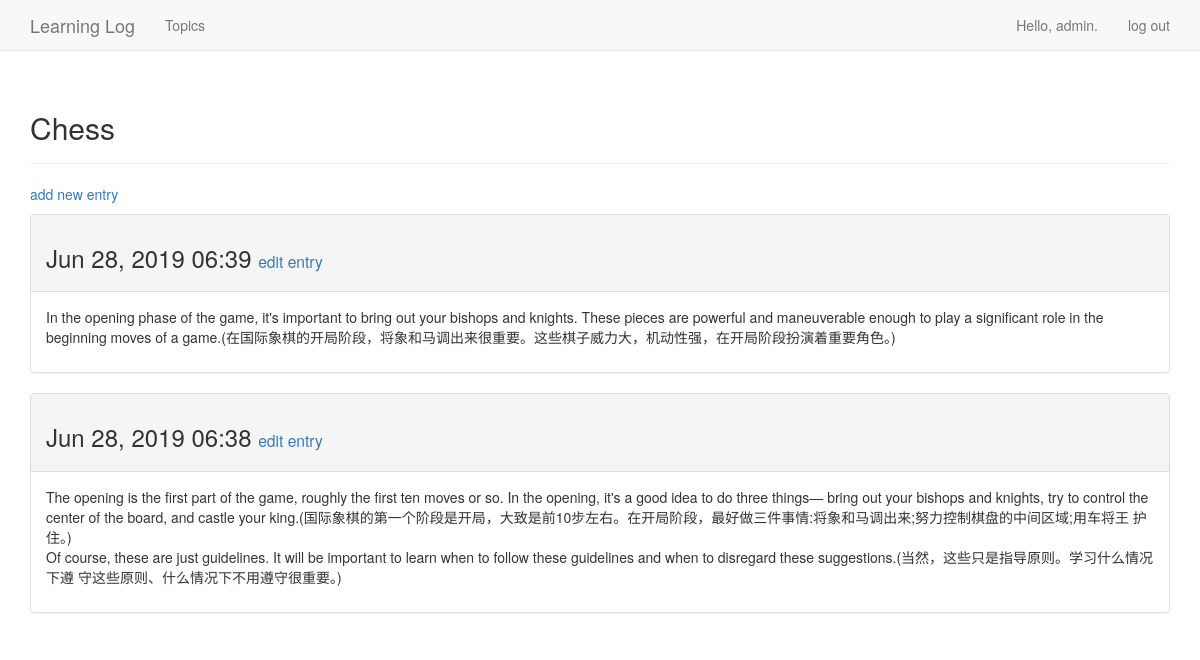
The page /topics/1/ (signed in) on the database its author committed.
### learning_logs/models.py (models this page shows, shortened)
class Topic(models.Model):
    text = models.CharField(max_length=200)
    date_added = models.DateTimeField(auto_now_add=True)
    owner = models.ForeignKey(User, on_delete=models.CASCADE)
    def __str__(self):
        return self.text

class Entry(models.Model):
    topic = models.ForeignKey(Topic, on_delete=models.CASCADE)
    text = models.TextField()
    date_added = models.DateTimeField(auto_now_add=True)
    class Meta:
        verbose_name_plural = 'entries'

### learning_logs/views.py (the view)
# urls.py: re_path('topics/(?P<topic_id>\d+)/', views.topic, name='topic'),
@login_required
def topic(request, topic_id):
    topic_ = Topic.objects.get(id=topic_id)
    if topic_.owner != request.user:
        raise Http404
    entries = topic_.entry_set.order_by('-date_added')
    context = {'topic': topic_, 'entries': entries}
    return render(request, 'learning_logs/topic.html', context)

### learning_logs/templates/learning_logs/topic.html
{% extends 'learning_logs/base.html' %}
{% block header %}
    <h2>{{ topic }}</h2>
{% endblock header %}
{% block content %}
    <p>
        <a href="{% url 'learning_logs:new_entry' topic.id %}">add new entry</a>
    </p>
    {% for entry in entries %}
        <div class="panel panel-default">
            <div class="panel-heading">
                <h3>
                    {{ entry.date_added|date:'M d, Y H:i' }}
                    <small>
                        <a href="{% url 'learning_logs:edit_entry' entry.id %}"> edit entry</a>
                    </small>
                </h3>
            </div>
            <div class="panel-body">
                {{ entry.text|linebreaks }}
            </div>
        </div>
        {% empty %}
        There are no entries for this topic yet.
    {% endfor %}
{% endblock content %}

### learning_logs/templates/learning_logs/base.html (shortened to what this page needs)
{% load bootstrap3 %}
<!DOCTYPE html>
<html lang="en">
<head>
    {% bootstrap_css %}
</head>
<body>
<nav class="navbar navbar-default navbar-static-top">
    <div class="container">
        <div class="navbar-header">
            <a class="navbar-brand" href="{% url 'learning_logs:index' %}"> Learning Log</a>
        </div>
        <div id="navbar" class="navbar-collapse collapse">
            <ul class="nav navbar-nav">
                <li><a href="{% url 'learning_logs:topics' %}">Topics</a></li>
            </ul>
            <ul class="nav navbar-nav navbar-right"> {% if user.is_authenticated %}
                <li><a>Hello, {{ user.username }}.</a></li>
                <li><a href="{% url 'users:logout' %}">log out</a></li> {% else %}
                <li><a href="{% url 'users:register' %}">register</a></li>
                <li><a href="{% url 'users:login' %}">log in</a></li> {% endif %}
            </ul>
        </div>
    </div>
</nav>
<div class="container">
    <div class="page-header">
        {% block header %}{% endblock header %}
    </div>
    <div>
        {% block content %}{% endblock content %} </div>
</div>
</body>
</html>
</html>

### rows shown on the page
Topic: text "Chess"
Entry: date_added "Jun 28, 2019 06:39", text "In the opening phase of the game, it's important to bring out your bishops and knights. These pieces are powerful and maneuverable enough to play a significant role in the beginning moves of a game.(在国际象棋的开局阶段，将象和马调出来很重要。这些棋子威力大，机动性强，在开局阶段扮演着重要角色。)"
Entry: date_added "Jun 28, 2019 06:38", text "The opening is the first part of the game, roughly the first ten moves or so. In the opening, it's a good idea to do three things— bring out your bishops and knights, try to control the center of the board, and castle your king.(国际象棋的第一个阶段是开局，大致是前10步左右。在开局阶段，最好做三件事情:将象和马调出来;努力控制棋盘的中间区域;用车将王 护住。) Of course, these are just guidelines. It will be important to learn when to follow these guidelines and when to disregard these suggestions.(当然，这些只是指导原则。学习什么情况下遵 守这些原则、什么情况下不用遵守很重要。)"

### other values the page prints
{{ user.username }} "admin"
